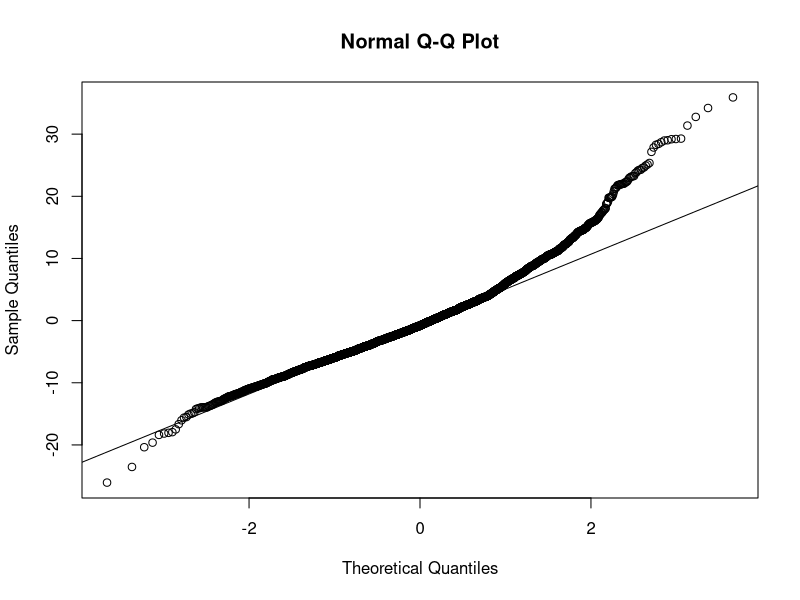
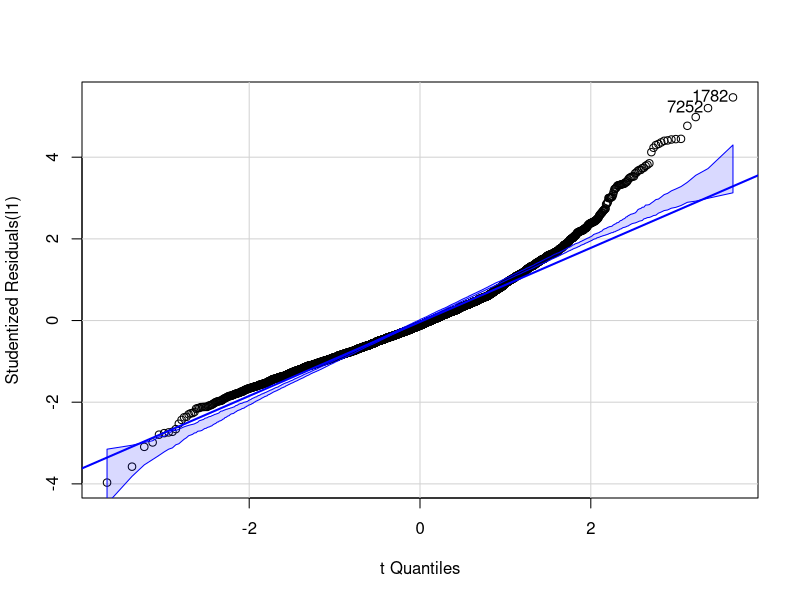
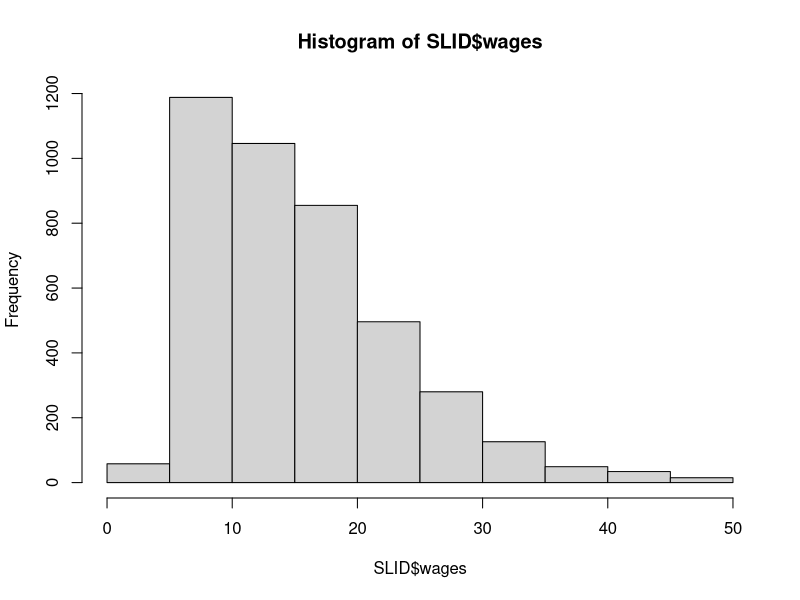
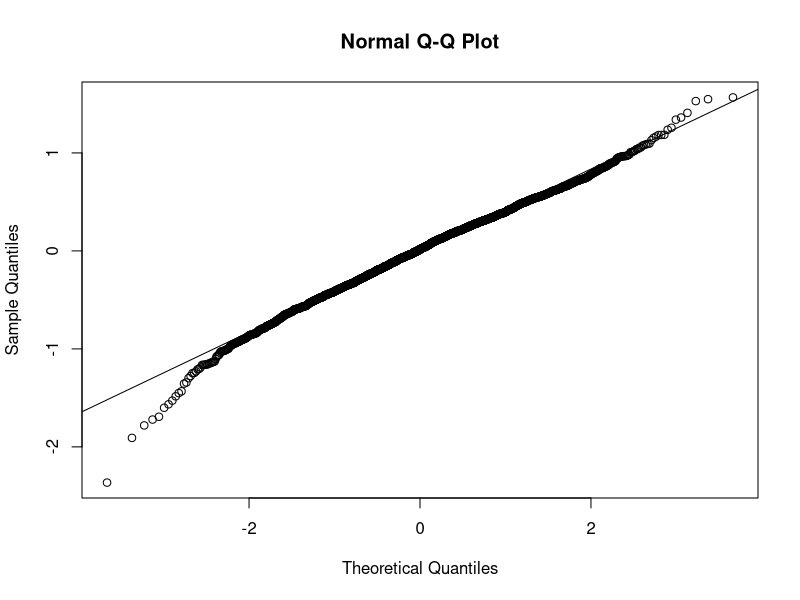
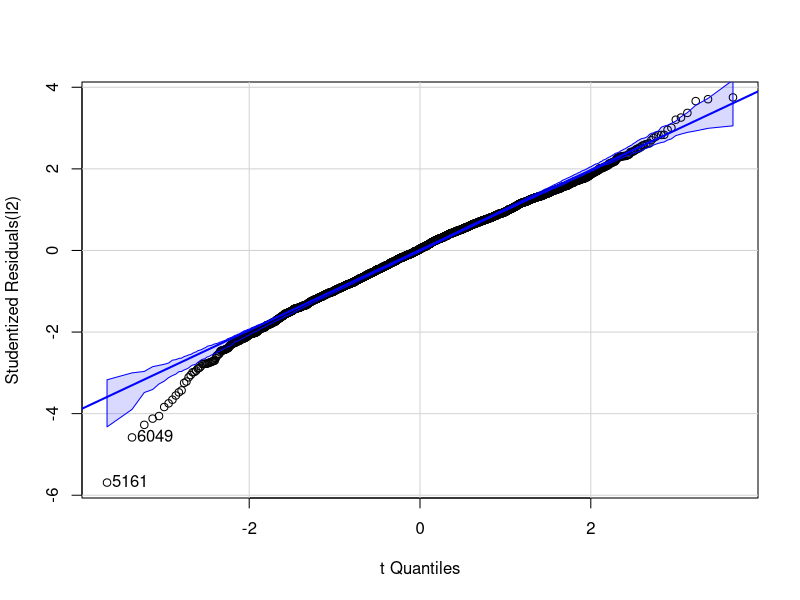
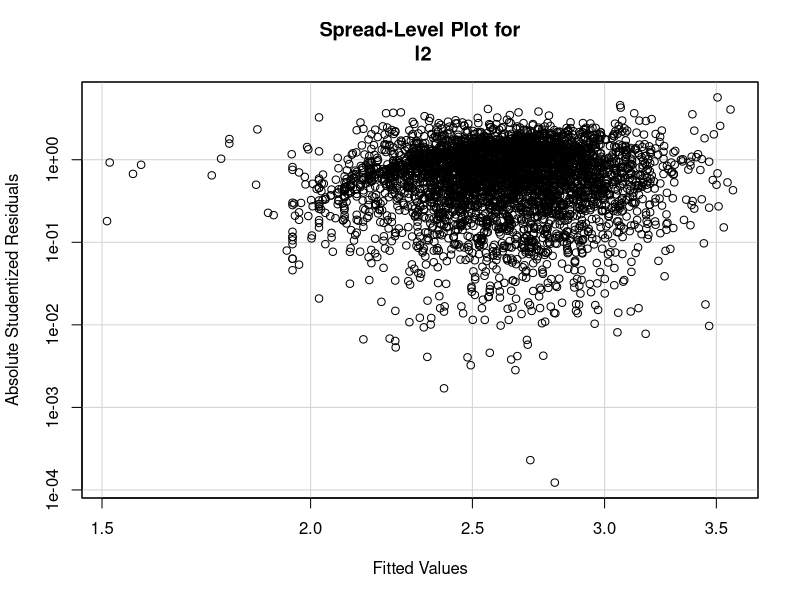

Generate these figures, in order, with R: (Note: this script raises an error after producing the figures.)
#######################################################
### Solutions to week 2 homework
################################################
library(car)
library(effects)
data(SLID)

## This gives information about the variables
help(SLID)

str(SLID)
## Shows two numeric variables (with wages having missing cases), one integer 
# variable and two factors

# First attempt

l1 <- lm(wages ~ education + age + sex + language, data=SLID)
summary(l1)

# Normality check
qqnorm(residuals(l1))
qqline(residuals(l1))

# Using car
qqPlot(l1)

## Doesn't look good!
hist(SLID$wages)

## Try log wages

l2 <- update(l1, log(wages) ~ .)
summary(l2)
qqnorm(residuals(l2))
qqline(residuals(l2))

qqPlot(l2)
## Much better!

# Check for non-constant variance
spreadLevelPlot(l2, age)## Doesn't look too bad

ncvTest(l2)  # But this is highly signficant

sqrt(diag(hccm(l2)))
summary(l2)
## These are very similar to regular standard errors, so I think this can be ignored

# Linearity
crPlot(l2, 'education')
crPlot(l2, 'age')

l3 <- update(l2, . ~ . + poly(age,2,raw=TRUE) - age)
summary(l3)
anova(l2, l3)

plot(effects::effect('age', l3))

##  Interactions

l4 <- update(l3, . ~ . + education*sex)
summary(l4)
anova(l3, l4)

plot(effect(c('education', 'sex'), l4), multiline = TRUE)

vif(l4)
